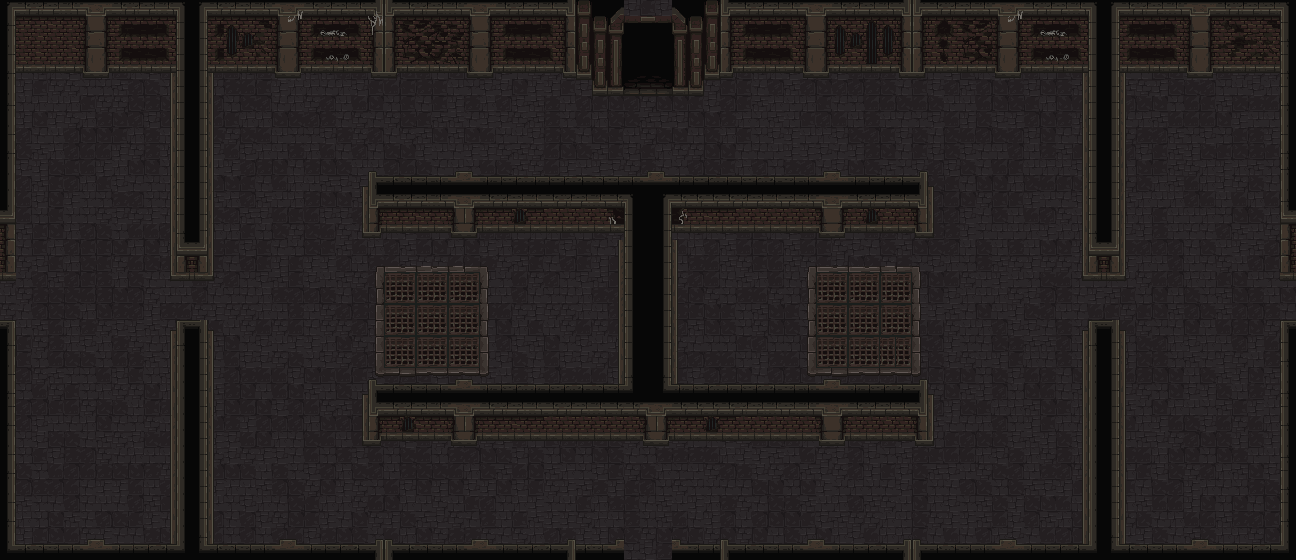

The image is a tile-based game level rendered from a .tmx file. Its description and source (layers, tilesets, objects; grid data summarised) follow:
An orthogonal 81x35 tile map with 16x16 px tiles, 3 tile layers (Terra, Terra2, Parets), 2 hidden layers not drawn, 2 tilesets.

<map version="1.8" tiledversion="1.8.2" orientation="orthogonal" renderorder="right-down" width="81" height="35" tilewidth="16" tileheight="16" infinite="0" nextlayerid="8" nextobjectid="1">
 <tileset firstgid="1" name="Floor1_TileSet" tilewidth="16" tileheight="16" tilecount="2560" columns="64">
  <image source="../Sprites/Maps/RF_Catacombs_v1.0/mainlevbuild.png" width="1024" height="640" />
 </tileset>
 <tileset firstgid="2561" name="Colisions" tilewidth="16" tileheight="16" tilecount="2" columns="2">
  <image source="../Sprites/Maps/Colisions.png" width="32" height="16" />
 </tileset>
 <layer id="2" name="Terra" width="81" height="35">
  <data>[2835 cells, 2835 non-empty, 14 distinct tile ids]</data>
 </layer>
 <layer id="7" name="Terra2" width="81" height="35">
  <data>[2835 cells, 488 non-empty, 88 distinct tile ids]</data>
 </layer>
 <layer id="1" name="Parets" width="81" height="35">
  <data>[2835 cells, 958 non-empty, 253 distinct tile ids]</data>
 </layer>
 <layer id="5" name="Porta" width="81" height="35" visible="0">
  <data>[2835 cells, 8 non-empty, 8 distinct tile ids]</data>
 </layer>
 <layer id="3" name="Colisions" width="81" height="35" visible="0" opacity="0.54">
  <data>[2835 cells, 470 non-empty, 1 distinct tile ids]</data>
 </layer>
</map>
